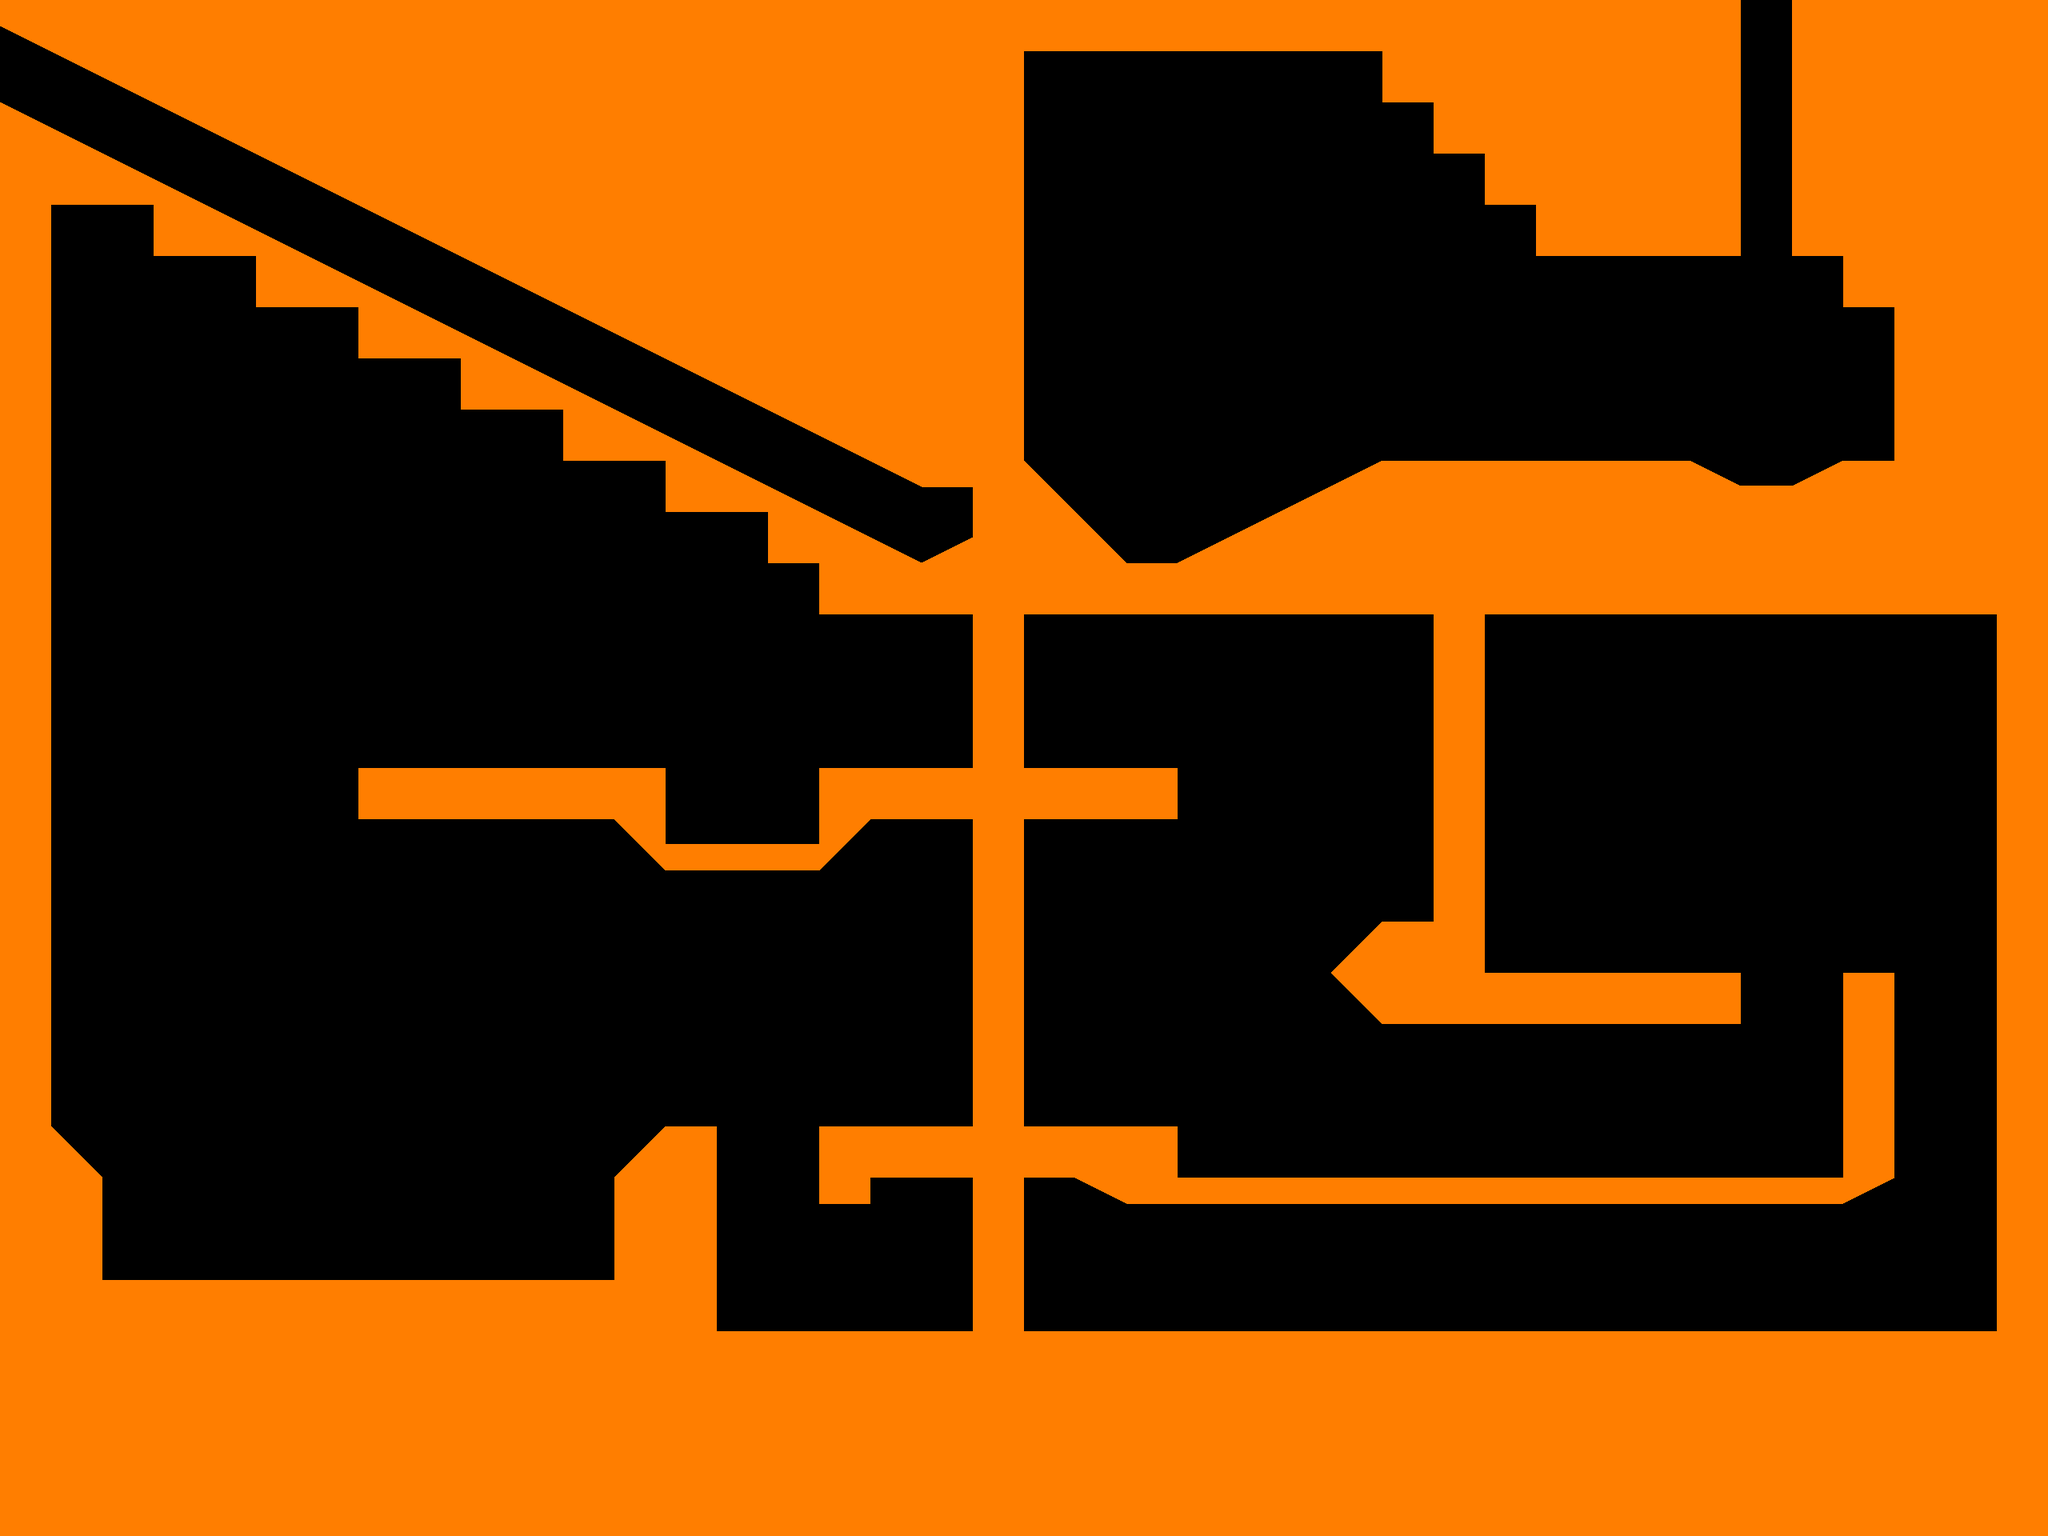

A 2D game scene composited from a Tiled map and its tileset images. What follows is a short description and the map's XML, with every tile layer's data as written:
An orthogonal 40x30 tile map with 64x64 px tiles, 1 tile layer (layout), 4 tilesets and 21 objects.

<map version="1.5" tiledversion="1.7.2" orientation="orthogonal" renderorder="right-down" width="40" height="30" tilewidth="64" tileheight="64" infinite="0" nextlayerid="4" nextobjectid="321">
 <editorsettings>
  <export target="export/map2.json" format="json" />
 </editorsettings>
 <tileset firstgid="1" source="../tilesets/base.tsx" />
 <tileset firstgid="16" source="../tilesets/objects.tsx" />
 <tileset firstgid="24" source="../tilesets/fluids.tsx" />
 <tileset firstgid="27" source="../tilesets/players.tsx" />
 <objectgroup id="3" name="fluids">
  <object id="316" gid="25" x="896" y="1664" width="320" height="192" />
  <object id="317" gid="24" x="832" y="1056" width="192" height="64" />
  <object id="318" gid="24" x="64" y="1600" width="768" height="192" />
  <object id="319" gid="25" x="1472" y="1506" width="832" height="64" />
  <object id="320" gid="24" x="1280" y="1664" width="1216" height="192" />
 </objectgroup>
 <layer id="1" name="layout" width="40" height="30">
  <properties>
   <property name="background" type="file" value="../backgrounds/pattern.png" />
  </properties>
  <data encoding="csv">
8,3,3,3,3,3,3,3,3,3,3,3,3,3,3,3,3,3,3,3,3,3,3,3,3,3,3,3,3,3,3,3,3,3,0,3,3,3,3,3,
0,12,8,3,3,3,3,3,3,3,3,3,3,3,3,3,3,3,3,3,0,0,0,0,0,0,0,3,3,3,3,3,3,3,0,3,3,3,3,3,
11,15,0,12,8,3,3,3,3,3,3,3,3,3,3,3,3,3,3,3,0,0,0,0,0,0,0,0,3,3,3,3,3,3,0,3,3,3,3,3,
3,3,11,15,0,12,8,3,3,3,3,3,3,3,3,3,3,3,3,3,0,0,0,0,0,0,0,0,0,3,3,3,3,3,0,3,3,3,3,3,
3,0,0,3,11,15,0,12,8,3,3,3,3,3,3,3,3,3,3,3,0,0,0,0,0,0,0,0,0,0,3,3,3,3,0,3,3,3,3,3,
3,0,0,0,0,3,11,15,0,12,8,3,3,3,3,3,3,3,3,3,0,0,0,0,0,0,0,0,0,0,0,0,0,0,0,0,3,3,3,3,
3,0,0,0,0,0,0,3,11,15,0,12,8,3,3,3,3,3,3,3,0,0,0,0,0,0,0,0,0,0,0,0,0,0,0,0,0,3,3,3,
3,0,0,0,0,0,0,0,0,3,11,15,0,12,8,3,3,3,3,3,0,0,0,0,0,0,0,0,0,0,0,0,0,0,0,0,0,3,3,3,
3,0,0,0,0,0,0,0,0,0,0,3,11,15,0,12,8,3,3,3,0,0,0,0,0,0,0,0,0,0,0,0,0,0,0,0,0,3,3,3,
3,0,0,0,0,0,0,0,0,0,0,0,0,3,11,15,0,12,1,3,7,0,0,0,0,14,10,3,3,3,3,3,3,11,2,10,3,3,3,3,
3,0,0,0,0,0,0,0,0,0,0,0,0,0,0,3,11,15,14,3,3,7,0,14,10,3,3,3,3,3,3,3,3,3,3,3,3,3,3,3,
3,0,0,0,0,0,0,0,0,0,0,0,0,0,0,0,3,3,3,3,3,3,3,3,3,3,3,3,3,3,3,3,3,3,3,3,3,3,3,3,
3,0,0,0,0,0,0,0,0,0,0,0,0,0,0,0,0,0,0,3,0,0,0,0,0,0,0,0,3,0,0,0,0,0,0,0,0,0,0,3,
3,0,0,0,0,0,0,0,0,0,0,0,0,0,0,0,0,0,0,3,0,0,0,0,0,0,0,0,3,0,0,0,0,0,0,0,0,0,0,3,
3,0,0,0,0,0,0,0,0,0,0,0,0,0,0,0,0,0,0,3,0,0,0,0,0,0,0,0,3,0,0,0,0,0,0,0,0,0,0,3,
3,0,0,0,0,0,0,3,3,3,3,3,3,0,0,0,3,3,3,3,3,3,3,0,0,0,0,0,3,0,0,0,0,0,0,0,0,0,0,3,
3,0,0,0,0,0,0,0,0,0,0,0,4,2,2,2,5,0,0,3,0,0,0,0,0,0,0,0,3,0,0,0,0,0,0,0,0,0,0,3,
3,0,0,0,0,0,0,0,0,0,0,0,0,0,0,0,0,0,0,3,0,0,0,0,0,0,0,0,3,0,0,0,0,0,0,0,0,0,0,3,
3,0,0,0,0,0,0,0,0,0,0,0,0,0,0,0,0,0,0,3,0,0,0,0,0,0,6,3,3,0,0,0,0,0,0,0,0,0,0,3,
3,0,0,0,0,0,0,0,0,0,0,0,0,0,0,0,0,0,0,3,0,0,0,0,0,0,4,3,3,3,3,3,3,3,0,0,3,0,0,3,
3,0,0,0,0,0,0,0,0,0,0,0,0,0,0,0,0,0,0,3,0,0,0,0,0,0,0,0,0,0,0,0,0,0,0,0,3,0,0,3,
3,0,0,0,0,0,0,0,0,0,0,0,0,0,0,0,0,0,0,3,0,0,0,0,0,0,0,0,0,0,0,0,0,0,0,0,3,0,0,3,
3,7,0,0,0,0,0,0,0,0,0,0,6,3,0,0,3,3,3,3,3,3,3,0,0,0,0,0,0,0,0,0,0,0,0,0,3,0,0,3,
3,3,0,0,0,0,0,0,0,0,0,0,3,3,0,0,1,0,0,3,0,12,1,1,1,1,1,1,1,1,1,1,1,1,1,1,13,0,0,3,
3,3,0,0,0,0,0,0,0,0,0,0,3,3,0,0,0,0,0,3,0,0,0,0,0,0,0,0,0,0,0,0,0,0,0,0,0,0,0,3,
3,3,3,3,3,3,3,3,3,3,3,3,3,3,0,0,0,0,0,3,0,0,0,0,0,0,0,0,0,0,0,0,0,0,0,0,0,0,0,3,
3,3,3,3,3,3,3,3,3,3,3,3,3,3,3,3,3,3,3,3,3,3,3,3,3,3,3,3,3,3,3,3,3,3,3,3,3,3,3,3,
3,3,3,3,3,3,3,3,3,3,3,3,3,3,3,3,3,3,3,3,3,3,3,3,3,3,3,3,3,3,3,3,3,3,3,3,3,3,3,3,
3,3,3,3,3,3,3,3,3,3,3,3,3,3,3,3,3,3,3,3,3,3,3,3,3,3,3,3,3,3,3,3,3,3,3,3,3,3,3,3,
3,3,3,3,3,3,3,3,3,3,3,3,3,3,3,3,3,3,3,3,3,3,3,3,3,3,3,3,3,3,3,3,3,3,3,3,3,3,3,3
</data>
 </layer>
 <objectgroup id="2" name="objects">
  <object id="290" gid="27" x="1088" y="960" width="128" height="128" />
  <object id="296" gid="22" x="512" y="960" width="128" height="128" />
  <object id="297" gid="20" x="2048" y="256" width="256" height="51.3333">
   <properties>
    <property name="color" type="color" value="#ff55aa00" />
    <property name="moveX" type="float" value="-128" />
    <property name="speed" type="float" value="2" />
   </properties>
  </object>
  <object id="301" gid="23" x="2368" y="576" width="192" height="64" rotation="270">
   <properties>
    <property name="activationID" type="int" value="1" />
    <property name="color" type="color" value="#ffff00ff" />
    <property name="windLenght" type="float" value="512" />
   </properties>
  </object>
  <object id="302" gid="22" x="1344" y="1408" width="128" height="128">
   <properties>
    <property name="activates" type="int" value="1" />
   </properties>
  </object>
  <object id="303" gid="19" x="2176" y="192" width="64" height="64" />
  <object id="304" gid="28" x="1280" y="960" width="128" height="128" />
  <object id="306" gid="19" x="0" y="128" width="64" height="64" />
  <object id="307" gid="18" x="1088" y="704" width="128" height="32">
   <properties>
    <property name="activates" type="int" value="2" />
   </properties>
  </object>
  <object id="308" gid="20" x="1092" y="984" width="256" height="64" rotation="270">
   <properties>
    <property name="activationID" type="int" value="2" />
    <property name="color" type="color" value="#ffff5500" />
    <property name="moveX" type="float" value="0" />
    <property name="moveY" type="float" value="-192" />
    <property name="rotate" type="float" value="0" />
    <property name="speed" type="float" value="2" />
   </properties>
  </object>
  <object id="309" gid="20" x="1472.19" y="983.971" width="256" height="64" rotation="269.951">
   <properties>
    <property name="activationID" type="int" value="4" />
    <property name="color" type="color" value="#ff55ffff" />
    <property name="moveX" type="float" value="384" />
    <property name="moveY" type="float" value="0" />
    <property name="rotate" type="float" value="0" />
    <property name="speed" type="float" value="2" />
   </properties>
  </object>
  <object id="310" gid="18" x="1376.67" y="704" width="128" height="32">
   <properties>
    <property name="activates" type="int" value="5" />
   </properties>
  </object>
  <object id="311" gid="18" x="2147" y="613" width="128" height="32">
   <properties>
    <property name="activates" type="int" value="4" />
   </properties>
  </object>
  <object id="313" gid="20" x="320" y="1600" width="256" height="64">
   <properties>
    <property name="activationID" type="int" value="5" />
    <property name="color" type="color" value="#ffffe625" />
    <property name="moveY" type="float" value="-192" />
   </properties>
  </object>
  <object id="314" gid="18" x="1060" y="1408" width="128" height="32">
   <properties>
    <property name="activates" type="int" value="6" />
   </properties>
  </object>
  <object id="315" gid="20" x="2240" y="1472" width="256" height="64">
   <properties>
    <property name="activationID" type="int" value="6" />
    <property name="color" type="color" value="#ffff8e3d" />
    <property name="moveX" type="float" value="-768" />
   </properties>
  </object>
 </objectgroup>
</map>
